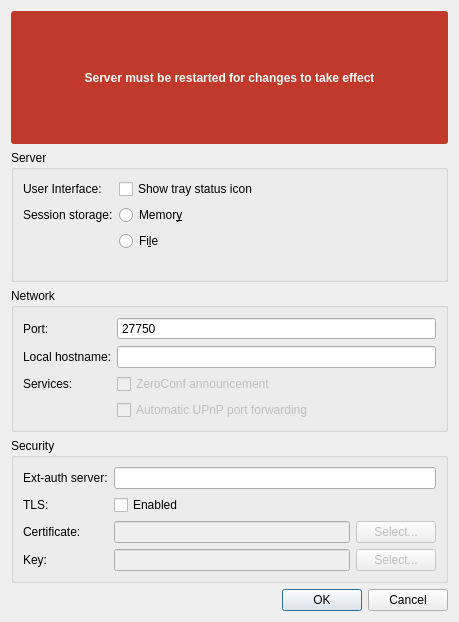
<?xml version="1.0" encoding="UTF-8"?>
<ui version="4.0">
 <class>SettingsDialog</class>
 <widget class="QDialog" name="SettingsDialog">
  <property name="geometry">
   <rect>
    <x>0</x>
    <y>0</y>
    <width>459</width>
    <height>622</height>
   </rect>
  </property>
  <property name="windowTitle">
   <string>Server Settings</string>
  </property>
  <layout class="QVBoxLayout" name="verticalLayout">
   <item>
    <widget class="QLabel" name="restartAlert">
     <property name="styleSheet">
      <string notr="true">background: #c0392b;
color: #fcfcfc;
font-weight: bold;
padding: 5px;
border-radius: 3px;</string>
     </property>
     <property name="text">
      <string>Server must be restarted for changes to take effect</string>
     </property>
     <property name="alignment">
      <set>Qt::AlignCenter</set>
     </property>
    </widget>
   </item>
   <item>
    <widget class="QGroupBox" name="groupBox_3">
     <property name="title">
      <string>Server</string>
     </property>
     <layout class="QFormLayout" name="formLayout">
      <item row="0" column="0">
       <widget class="QLabel" name="label_2">
        <property name="text">
         <string>User Interface:</string>
        </property>
       </widget>
      </item>
      <item row="0" column="1">
       <widget class="QCheckBox" name="trayIcon">
        <property name="text">
         <string>Show tray status icon</string>
        </property>
       </widget>
      </item>
      <item row="1" column="0">
       <widget class="QLabel">
        <property name="text">
         <string>Session storage:</string>
        </property>
       </widget>
      </item>
      <item row="1" column="1">
       <widget class="QRadioButton" name="storageMemory">
        <property name="text">
         <string>Memor&amp;y</string>
        </property>
       </widget>
      </item>
      <item row="2" column="1">
       <widget class="QRadioButton" name="storageFile">
        <property name="text">
         <string>Fi&amp;le</string>
        </property>
       </widget>
      </item>
     </layout>
    </widget>
   </item>
   <item>
    <widget class="QGroupBox">
     <property name="title">
      <string>Network</string>
     </property>
     <layout class="QFormLayout">
      <item row="0" column="0">
       <widget class="QLabel">
        <property name="text">
         <string>Port:</string>
        </property>
       </widget>
      </item>
      <item row="0" column="1">
       <widget class="QSpinBox" name="port">
        <property name="buttonSymbols">
         <enum>QAbstractSpinBox::NoButtons</enum>
        </property>
        <property name="minimum">
         <number>1</number>
        </property>
        <property name="maximum">
         <number>65536</number>
        </property>
        <property name="value">
         <number>27750</number>
        </property>
       </widget>
      </item>
      <item row="4" column="0">
       <widget class="QLabel" name="label_5">
        <property name="text">
         <string>Services:</string>
        </property>
       </widget>
      </item>
      <item row="2" column="0">
       <widget class="QLabel" name="label_4">
        <property name="text">
         <string>Local hostname:</string>
        </property>
       </widget>
      </item>
      <item row="2" column="1">
       <widget class="QLineEdit" name="localAddress"/>
      </item>
      <item row="4" column="1">
       <widget class="QCheckBox" name="zeroconf">
        <property name="enabled">
         <bool>false</bool>
        </property>
        <property name="text">
         <string>ZeroConf announcement</string>
        </property>
       </widget>
      </item>
      <item row="5" column="1">
       <widget class="QCheckBox" name="upnp">
        <property name="enabled">
         <bool>false</bool>
        </property>
        <property name="text">
         <string>Automatic UPnP port forwarding</string>
        </property>
       </widget>
      </item>
     </layout>
    </widget>
   </item>
   <item>
    <widget class="QGroupBox" name="groupBox_4">
     <property name="title">
      <string>Security</string>
     </property>
     <layout class="QFormLayout" name="formLayout_3">
      <item row="0" column="0">
       <widget class="QLabel" name="label_9">
        <property name="toolTip">
         <string>URL of the external authentication server</string>
        </property>
        <property name="text">
         <string>Ext-auth server:</string>
        </property>
       </widget>
      </item>
      <item row="0" column="1">
       <widget class="QLineEdit" name="extAuthUrl"/>
      </item>
      <item row="1" column="0">
       <widget class="QLabel" name="label_6">
        <property name="text">
         <string>TLS:</string>
        </property>
       </widget>
      </item>
      <item row="2" column="0">
       <widget class="QLabel" name="label_7">
        <property name="text">
         <string>Certificate:</string>
        </property>
       </widget>
      </item>
      <item row="2" column="1">
       <layout class="QHBoxLayout" name="horizontalLayout">
        <item>
         <widget class="QLineEdit" name="certFile">
          <property name="enabled">
           <bool>false</bool>
          </property>
         </widget>
        </item>
        <item>
         <widget class="QPushButton" name="pickCert">
          <property name="enabled">
           <bool>false</bool>
          </property>
          <property name="text">
           <string>Select...</string>
          </property>
         </widget>
        </item>
       </layout>
      </item>
      <item row="3" column="0">
       <widget class="QLabel" name="label_8">
        <property name="text">
         <string>Key:</string>
        </property>
       </widget>
      </item>
      <item row="3" column="1">
       <layout class="QHBoxLayout" name="horizontalLayout_2">
        <item>
         <widget class="QLineEdit" name="keyFile">
          <property name="enabled">
           <bool>false</bool>
          </property>
         </widget>
        </item>
        <item>
         <widget class="QPushButton" name="pickKey">
          <property name="enabled">
           <bool>false</bool>
          </property>
          <property name="text">
           <string>Select...</string>
          </property>
         </widget>
        </item>
       </layout>
      </item>
      <item row="1" column="1">
       <widget class="QCheckBox" name="enableTls">
        <property name="text">
         <string>Enabled</string>
        </property>
       </widget>
      </item>
     </layout>
    </widget>
   </item>
   <item>
    <widget class="QDialogButtonBox" name="buttonBox">
     <property name="orientation">
      <enum>Qt::Horizontal</enum>
     </property>
     <property name="standardButtons">
      <set>QDialogButtonBox::Cancel|QDialogButtonBox::Ok</set>
     </property>
    </widget>
   </item>
  </layout>
 </widget>
 <resources/>
 <connections>
  <connection>
   <sender>buttonBox</sender>
   <signal>accepted()</signal>
   <receiver>SettingsDialog</receiver>
   <slot>accept()</slot>
   <hints>
    <hint type="sourcelabel">
     <x>266</x>
     <y>615</y>
    </hint>
    <hint type="destinationlabel">
     <x>157</x>
     <y>274</y>
    </hint>
   </hints>
  </connection>
  <connection>
   <sender>buttonBox</sender>
   <signal>rejected()</signal>
   <receiver>SettingsDialog</receiver>
   <slot>reject()</slot>
   <hints>
    <hint type="sourcelabel">
     <x>334</x>
     <y>615</y>
    </hint>
    <hint type="destinationlabel">
     <x>286</x>
     <y>274</y>
    </hint>
   </hints>
  </connection>
  <connection>
   <sender>enableTls</sender>
   <signal>toggled(bool)</signal>
   <receiver>certFile</receiver>
   <slot>setEnabled(bool)</slot>
   <hints>
    <hint type="sourcelabel">
     <x>198</x>
     <y>469</y>
    </hint>
    <hint type="destinationlabel">
     <x>197</x>
     <y>506</y>
    </hint>
   </hints>
  </connection>
  <connection>
   <sender>enableTls</sender>
   <signal>toggled(bool)</signal>
   <receiver>pickCert</receiver>
   <slot>setEnabled(bool)</slot>
   <hints>
    <hint type="sourcelabel">
     <x>166</x>
     <y>475</y>
    </hint>
    <hint type="destinationlabel">
     <x>424</x>
     <y>502</y>
    </hint>
   </hints>
  </connection>
  <connection>
   <sender>enableTls</sender>
   <signal>toggled(bool)</signal>
   <receiver>keyFile</receiver>
   <slot>setEnabled(bool)</slot>
   <hints>
    <hint type="sourcelabel">
     <x>146</x>
     <y>477</y>
    </hint>
    <hint type="destinationlabel">
     <x>243</x>
     <y>539</y>
    </hint>
   </hints>
  </connection>
  <connection>
   <sender>enableTls</sender>
   <signal>toggled(bool)</signal>
   <receiver>pickKey</receiver>
   <slot>setEnabled(bool)</slot>
   <hints>
    <hint type="sourcelabel">
     <x>176</x>
     <y>474</y>
    </hint>
    <hint type="destinationlabel">
     <x>420</x>
     <y>544</y>
    </hint>
   </hints>
  </connection>
 </connections>
</ui>
